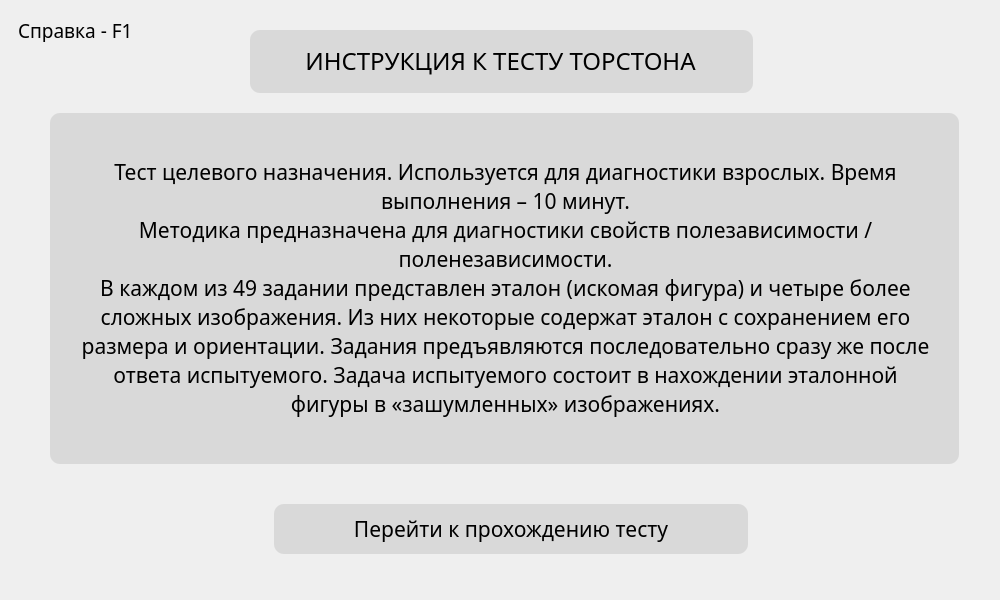
<?xml version="1.0" encoding="UTF-8"?>
<ui version="4.0">
 <class>InstructionMain</class>
 <widget class="QWidget" name="InstructionMain">
  <property name="geometry">
   <rect>
    <x>0</x>
    <y>0</y>
    <width>1000</width>
    <height>600</height>
   </rect>
  </property>
  <property name="windowTitle">
   <string>Form</string>
  </property>
  <property name="styleSheet">
   <string notr="true">QWidget#InstructionMain {
            background: url(D:/jessleProject/PsychologyTestApp/pictures/back.png);
      }</string>
  </property>
  <widget class="QPushButton" name="tothetest">
   <property name="geometry">
    <rect>
     <x>274</x>
     <y>504</y>
     <width>474</width>
     <height>50</height>
    </rect>
   </property>
   <property name="font">
    <font>
     <family>Montserrat Medium</family>
     <pointsize>16</pointsize>
    </font>
   </property>
   <property name="styleSheet">
    <string notr="true">QPushButton {
border-radius: 10px;
background-color: rgb(217, 217, 217);
}
QPushButton:hover {
        background-color: rgba(216, 249, 255);
}</string>
   </property>
   <property name="text">
    <string>Перейти к прохождению тесту</string>
   </property>
  </widget>
  <widget class="QWidget" name="instruction" native="true">
   <property name="geometry">
    <rect>
     <x>50</x>
     <y>113</y>
     <width>909</width>
     <height>351</height>
    </rect>
   </property>
   <property name="font">
    <font>
     <family>Montserrat Medium</family>
     <pointsize>16</pointsize>
    </font>
   </property>
   <property name="styleSheet">
    <string notr="true">QWidget {
border-radius: 10px;
background-color:rgba(217, 217, 217, 1);
}</string>
   </property>
   <widget class="QTextEdit" name="torston">
    <property name="geometry">
     <rect>
      <x>20</x>
      <y>40</y>
      <width>871</width>
      <height>281</height>
     </rect>
    </property>
    <property name="font">
     <font>
      <family>Montserrat Medium</family>
      <pointsize>16</pointsize>
     </font>
    </property>
    <property name="html">
     <string>&lt;!DOCTYPE HTML PUBLIC &quot;-//W3C//DTD HTML 4.0//EN&quot; &quot;http://www.w3.org/TR/REC-html40/strict.dtd&quot;&gt;
&lt;html&gt;&lt;head&gt;&lt;meta name=&quot;qrichtext&quot; content=&quot;1&quot; /&gt;&lt;style type=&quot;text/css&quot;&gt;
p, li { white-space: pre-wrap; }
&lt;/style&gt;&lt;/head&gt;&lt;body style=&quot; font-family:'Montserrat Medium'; font-size:16pt; font-weight:400; font-style:normal;&quot;&gt;
&lt;p align=&quot;center&quot; style=&quot; margin-top:0px; margin-bottom:0px; margin-left:0px; margin-right:0px; -qt-block-indent:0; text-indent:0px;&quot;&gt;Тест целевого назначения. Используется для диагностики взрослых. Время выполнения – 10 минут.&lt;br /&gt;Методика предназначена для диагностики свойств полезависимости / поленезависимости.&lt;br /&gt;В каждом из 49 задании представлен эталон (искомая фигура) и четыре более сложных изображения. Из них некоторые содержат эталон с сохранением его размера и ориентации. Задания предъявляются последовательно сразу же после ответа испытуемого. Задача испытуемого состоит в нахождении эталонной фигуры в «зашумленных» изображениях.&lt;/p&gt;&lt;/body&gt;&lt;/html&gt;</string>
    </property>
   </widget>
  </widget>
  <widget class="QWidget" name="Title" native="true">
   <property name="geometry">
    <rect>
     <x>250</x>
     <y>30</y>
     <width>503</width>
     <height>63</height>
    </rect>
   </property>
   <property name="font">
    <font>
     <family>Montserrat Medium</family>
     <pointsize>16</pointsize>
    </font>
   </property>
   <property name="styleSheet">
    <string notr="true">QWidget {
border-radius: 10px;
background-color:rgba(217, 217, 217, 1);
}</string>
   </property>
   <widget class="QTextEdit" name="InstructionTorston">
    <property name="geometry">
     <rect>
      <x>0</x>
      <y>10</y>
      <width>501</width>
      <height>51</height>
     </rect>
    </property>
    <property name="font">
     <font>
      <family>Montserrat Medium</family>
      <pointsize>16</pointsize>
     </font>
    </property>
    <property name="html">
     <string>&lt;!DOCTYPE HTML PUBLIC &quot;-//W3C//DTD HTML 4.0//EN&quot; &quot;http://www.w3.org/TR/REC-html40/strict.dtd&quot;&gt;
&lt;html&gt;&lt;head&gt;&lt;meta name=&quot;qrichtext&quot; content=&quot;1&quot; /&gt;&lt;style type=&quot;text/css&quot;&gt;
p, li { white-space: pre-wrap; }
&lt;/style&gt;&lt;/head&gt;&lt;body style=&quot; font-family:'Montserrat Medium'; font-size:16pt; font-weight:400; font-style:normal;&quot;&gt;
&lt;p align=&quot;center&quot; style=&quot; margin-top:0px; margin-bottom:0px; margin-left:0px; margin-right:0px; -qt-block-indent:0; text-indent:0px;&quot;&gt;&lt;span style=&quot; font-size:18pt;&quot;&gt;ИНСТРУКЦИЯ К ТЕСТУ ТОРСТОНА&lt;/span&gt;&lt;/p&gt;&lt;/body&gt;&lt;/html&gt;</string>
    </property>
   </widget>
  </widget>
  <widget class="QLabel" name="info">
   <property name="geometry">
    <rect>
     <x>18</x>
     <y>18</y>
     <width>131</width>
     <height>24</height>
    </rect>
   </property>
   <property name="font">
    <font>
     <family>Montserrat Medium</family>
     <pointsize>14</pointsize>
    </font>
   </property>
   <property name="text">
    <string>Справка - F1</string>
   </property>
  </widget>
 </widget>
 <resources/>
 <connections/>
</ui>
